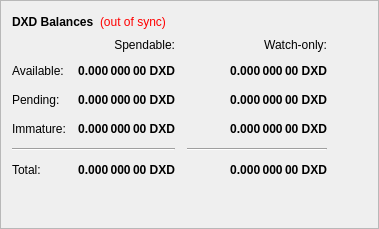
        <widget class="QFrame" name="frame">
         <property name="frameShape">
          <enum>QFrame::StyledPanel</enum>
         </property>
         <property name="frameShadow">
          <enum>QFrame::Raised</enum>
         </property>
         <layout class="QVBoxLayout" name="verticalLayout_4">
          <item>
           <layout class="QHBoxLayout" name="horizontalLayout_4">
            <item>
             <widget class="QLabel" name="label_5">
              <property name="font">
               <font>
                <weight>75</weight>
                <bold>true</bold>
               </font>
              </property>
              <property name="text">
               <string>DXD Balances</string>
              </property>
             </widget>
            </item>
            <item>
             <widget class="QLabel" name="labelWalletStatus">
              <property name="cursor">
               <cursorShape>WhatsThisCursor</cursorShape>
              </property>
              <property name="toolTip">
               <string>The displayed information may be out of date. Your wallet automatically synchronizes with the Nodex network after a connection is established, but this process has not completed yet.</string>
              </property>
              <property name="styleSheet">
               <string notr="true">QLabel { color: red; }</string>
              </property>
              <property name="text">
               <string notr="true">(out of sync)</string>
              </property>
              <property name="alignment">
               <set>Qt::AlignLeading|Qt::AlignLeft|Qt::AlignVCenter</set>
              </property>
             </widget>
            </item>
            <item>
             <spacer name="horizontalSpacer_3">
              <property name="orientation">
               <enum>Qt::Horizontal</enum>
              </property>
              <property name="sizeHint" stdset="0">
               <size>
                <width>40</width>
                <height>20</height>
               </size>
              </property>
             </spacer>
            </item>
           </layout>
          </item>
          <item>
           <layout class="QGridLayout" name="gridLayout">
            <property name="spacing">
             <number>12</number>
            </property>
            <item row="2" column="2">
             <widget class="QLabel" name="labelWatchPending">
              <property name="font">
               <font>
                <weight>75</weight>
                <bold>true</bold>
               </font>
              </property>
              <property name="cursor">
               <cursorShape>IBeamCursor</cursorShape>
              </property>
              <property name="toolTip">
               <string>Unconfirmed transactions to watch-only addresses</string>
              </property>
              <property name="text">
               <string notr="true">0.000 000 00 DXD</string>
              </property>
              <property name="alignment">
               <set>Qt::AlignRight|Qt::AlignTrailing|Qt::AlignVCenter</set>
              </property>
              <property name="textInteractionFlags">
               <set>Qt::LinksAccessibleByMouse|Qt::TextSelectableByKeyboard|Qt::TextSelectableByMouse</set>
              </property>
             </widget>
            </item>
            <item row="2" column="1">
             <widget class="QLabel" name="labelUnconfirmed">
              <property name="font">
               <font>
                <weight>75</weight>
                <bold>true</bold>
               </font>
              </property>
              <property name="cursor">
               <cursorShape>IBeamCursor</cursorShape>
              </property>
              <property name="toolTip">
               <string>Total of transactions that have yet to be confirmed, and do not yet count toward the spendable balance</string>
              </property>
              <property name="text">
               <string notr="true">0.000 000 00 DXD</string>
              </property>
              <property name="alignment">
               <set>Qt::AlignRight|Qt::AlignTrailing|Qt::AlignVCenter</set>
              </property>
              <property name="textInteractionFlags">
               <set>Qt::LinksAccessibleByMouse|Qt::TextSelectableByKeyboard|Qt::TextSelectableByMouse</set>
              </property>
             </widget>
            </item>
            <item row="3" column="2">
             <widget class="QLabel" name="labelWatchImmature">
              <property name="font">
               <font>
                <weight>75</weight>
                <bold>true</bold>
               </font>
              </property>
              <property name="cursor">
               <cursorShape>IBeamCursor</cursorShape>
              </property>
              <property name="toolTip">
               <string>Staked or masternode rewards in watch-only addresses that has not yet matured</string>
              </property>
              <property name="text">
               <string notr="true">0.000 000 00 DXD</string>
              </property>
              <property name="alignment">
               <set>Qt::AlignRight|Qt::AlignTrailing|Qt::AlignVCenter</set>
              </property>
              <property name="textInteractionFlags">
               <set>Qt::LinksAccessibleByMouse|Qt::TextSelectableByKeyboard|Qt::TextSelectableByMouse</set>
              </property>
             </widget>
            </item>
            <item row="4" column="0" colspan="2">
             <widget class="Line" name="lineSpendableBalance">
              <property name="orientation">
               <enum>Qt::Horizontal</enum>
              </property>
             </widget>
            </item>
            <item row="4" column="2">
             <widget class="Line" name="lineWatchBalance">
              <property name="sizePolicy">
               <sizepolicy hsizetype="Preferred" vsizetype="Fixed">
                <horstretch>0</horstretch>
                <verstretch>0</verstretch>
               </sizepolicy>
              </property>
              <property name="minimumSize">
               <size>
                <width>140</width>
                <height>0</height>
               </size>
              </property>
              <property name="orientation">
               <enum>Qt::Horizontal</enum>
              </property>
             </widget>
            </item>
            <item row="5" column="0">
             <widget class="QLabel" name="labelTotalText">
              <property name="text">
               <string>Total:</string>
              </property>
             </widget>
            </item>
            <item row="3" column="1">
             <widget class="QLabel" name="labelImmature">
              <property name="font">
               <font>
                <weight>75</weight>
                <bold>true</bold>
               </font>
              </property>
              <property name="cursor">
               <cursorShape>IBeamCursor</cursorShape>
              </property>
              <property name="toolTip">
               <string>Staked or masternode rewards that has not yet matured</string>
              </property>
              <property name="text">
               <string notr="true">0.000 000 00 DXD</string>
              </property>
              <property name="alignment">
               <set>Qt::AlignRight|Qt::AlignTrailing|Qt::AlignVCenter</set>
              </property>
              <property name="textInteractionFlags">
               <set>Qt::LinksAccessibleByMouse|Qt::TextSelectableByKeyboard|Qt::TextSelectableByMouse</set>
              </property>
             </widget>
            </item>
            <item row="2" column="3">
             <spacer name="horizontalSpacer_2">
              <property name="orientation">
               <enum>Qt::Horizontal</enum>
              </property>
              <property name="sizeHint" stdset="0">
               <size>
                <width>40</width>
                <height>20</height>
               </size>
              </property>
             </spacer>
            </item>
            <item row="3" column="0">
             <widget class="QLabel" name="labelImmatureText">
              <property name="text">
               <string>Immature:</string>
              </property>
             </widget>
            </item>
            <item row="5" column="1">
             <widget class="QLabel" name="labelTotal">
              <property name="font">
               <font>
                <weight>75</weight>
                <bold>true</bold>
               </font>
              </property>
              <property name="cursor">
               <cursorShape>IBeamCursor</cursorShape>
              </property>
              <property name="toolTip">
               <string>Your current total balance</string>
              </property>
              <property name="text">
               <string notr="true">0.000 000 00 DXD</string>
              </property>
              <property name="alignment">
               <set>Qt::AlignRight|Qt::AlignTrailing|Qt::AlignVCenter</set>
              </property>
              <property name="textInteractionFlags">
               <set>Qt::LinksAccessibleByMouse|Qt::TextSelectableByKeyboard|Qt::TextSelectableByMouse</set>
              </property>
             </widget>
            </item>
            <item row="5" column="2">
             <widget class="QLabel" name="labelWatchTotal">
              <property name="font">
               <font>
                <weight>75</weight>
                <bold>true</bold>
               </font>
              </property>
              <property name="cursor">
               <cursorShape>IBeamCursor</cursorShape>
              </property>
              <property name="toolTip">
               <string>Current total balance in watch-only addresses</string>
              </property>
              <property name="text">
               <string notr="true">0.000 000 00 DXD</string>
              </property>
              <property name="alignment">
               <set>Qt::AlignRight|Qt::AlignTrailing|Qt::AlignVCenter</set>
              </property>
              <property name="textInteractionFlags">
               <set>Qt::LinksAccessibleByMouse|Qt::TextSelectableByKeyboard|Qt::TextSelectableByMouse</set>
              </property>
             </widget>
            </item>
            <item row="0" column="2">
             <widget class="QLabel" name="labelWatchonly">
              <property name="text">
               <string>Watch-only:</string>
              </property>
              <property name="alignment">
               <set>Qt::AlignRight|Qt::AlignTrailing|Qt::AlignVCenter</set>
              </property>
             </widget>
            </item>
            <item row="1" column="0">
             <widget class="QLabel" name="labelBalanceText">
              <property name="text">
               <string>Available:</string>
              </property>
             </widget>
            </item>
            <item row="1" column="1">
             <widget class="QLabel" name="labelBalance">
              <property name="font">
               <font>
                <weight>75</weight>
                <bold>true</bold>
               </font>
              </property>
              <property name="cursor">
               <cursorShape>IBeamCursor</cursorShape>
              </property>
              <property name="toolTip">
               <string>Your current spendable balance</string>
              </property>
              <property name="text">
               <string notr="true">0.000 000 00 DXD</string>
              </property>
              <property name="alignment">
               <set>Qt::AlignRight|Qt::AlignTrailing|Qt::AlignVCenter</set>
              </property>
              <property name="textInteractionFlags">
               <set>Qt::LinksAccessibleByMouse|Qt::TextSelectableByKeyboard|Qt::TextSelectableByMouse</set>
              </property>
             </widget>
            </item>
            <item row="1" column="2">
             <widget class="QLabel" name="labelWatchAvailable">
              <property name="font">
               <font>
                <weight>75</weight>
                <bold>true</bold>
               </font>
              </property>
              <property name="cursor">
               <cursorShape>IBeamCursor</cursorShape>
              </property>
              <property name="toolTip">
               <string>Your current balance in watch-only addresses</string>
              </property>
              <property name="text">
               <string notr="true">0.000 000 00 DXD</string>
              </property>
              <property name="alignment">
               <set>Qt::AlignRight|Qt::AlignTrailing|Qt::AlignVCenter</set>
              </property>
              <property name="textInteractionFlags">
               <set>Qt::LinksAccessibleByMouse|Qt::TextSelectableByKeyboard|Qt::TextSelectableByMouse</set>
              </property>
             </widget>
            </item>
            <item row="2" column="0">
             <widget class="QLabel" name="labelPendingText">
              <property name="text">
               <string>Pending:</string>
              </property>
             </widget>
            </item>
            <item row="0" column="1">
             <widget class="QLabel" name="labelSpendable">
              <property name="text">
               <string>Spendable:</string>
              </property>
              <property name="alignment">
               <set>Qt::AlignRight|Qt::AlignTrailing|Qt::AlignVCenter</set>
              </property>
             </widget>
            </item>
           </layout>
          </item>
          <item>
           <spacer name="verticalSpacer_4">
            <property name="orientation">
             <enum>Qt::Vertical</enum>
            </property>
            <property name="sizeHint" stdset="0">
             <size>
              <width>20</width>
              <height>40</height>
             </size>
            </property>
           </spacer>
          </item>
         </layout>
        </widget>
